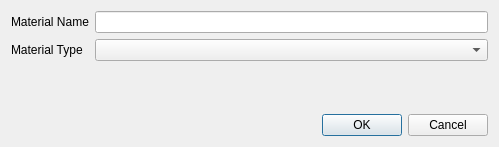
<?xml version="1.0" encoding="UTF-8"?>
<ui version="4.0">
 <class>NewMaterial</class>
 <widget class="QWidget" name="NewMaterial">
  <property name="geometry">
   <rect>
    <x>0</x>
    <y>0</y>
    <width>499</width>
    <height>147</height>
   </rect>
  </property>
  <property name="minimumSize">
   <size>
    <width>390</width>
    <height>0</height>
   </size>
  </property>
  <property name="windowTitle">
   <string>Form</string>
  </property>
  <layout class="QVBoxLayout" name="verticalLayout">
   <item>
    <layout class="QFormLayout" name="formLayout">
     <item row="0" column="0">
      <widget class="QLabel" name="MatNameLabel">
       <property name="text">
        <string>Material Name</string>
       </property>
      </widget>
     </item>
     <item row="0" column="1">
      <widget class="QLineEdit" name="MaterialName"/>
     </item>
     <item row="1" column="0">
      <widget class="QLabel" name="MatTypeLabel">
       <property name="text">
        <string>Material Type</string>
       </property>
      </widget>
     </item>
     <item row="1" column="1">
      <widget class="QComboBox" name="MaterialType"/>
     </item>
    </layout>
   </item>
   <item>
    <spacer name="VerticalSpacer">
     <property name="orientation">
      <enum>Qt::Vertical</enum>
     </property>
     <property name="sizeHint" stdset="0">
      <size>
       <width>20</width>
       <height>40</height>
      </size>
     </property>
    </spacer>
   </item>
   <item>
    <widget class="QDialogButtonBox" name="ButtonBox">
     <property name="standardButtons">
      <set>QDialogButtonBox::Cancel|QDialogButtonBox::Ok</set>
     </property>
    </widget>
   </item>
  </layout>
 </widget>
 <resources>
  <include location="../../../Widgets/Resources/QtWidgets.qrc"/>
  <include location="../../../Components/Resources/pqComponents.qrc"/>
 </resources>
 <connections/>
</ui>
